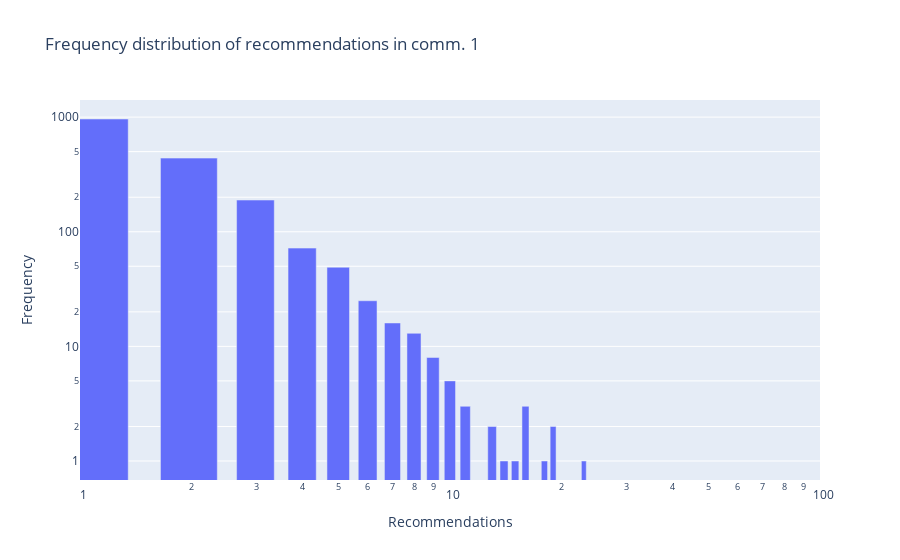

The code cell stored with this chart in its notebook:
### Code cell
#distribution per frequency
RecommendationFreq = pd.DataFrame(columns=['Recommendations', 'Frequency'])
for count, el in enumerate(cntBookdealer.most_common()):
    new_row = {'Recommendations': el[0], 'Frequency': el[1]}
    RecommendationFreq = RecommendationFreq.append(new_row, ignore_index=True)

fig3 = px.bar(RecommendationFreq, x="Recommendations", y="Frequency", title = 'Frequency distribution of recommendations in comm. 1', log_x = True, log_y= True)
fig3.update_layout(bargap=0.3)
fig3.update_xaxes(
    range=[0, 2],  # sets the range of xaxis
)
fig3.show()

### Figure 1 — Plotly figure (JSON) as saved in the notebook; plotly's stock layout.template omitted (floating-point values rounded to 4 significant figures)
{"data": [{"alignmentgroup": "True", "hovertemplate": "Recommendations=%{x}<br>Frequency=%{y}<extra></extra>", "legendgroup": "", "marker": {"color": "#636efa", "pattern": {"shape": ""}}, "name": "", "offsetgroup": "", "orientation": "v", "showlegend": false, "textposition": "auto", "x": [1.0, 2.0, 3.0, 4.0, 5.0, 6.0, 7.0, 8.0, 9.0, 10.0, 16.0, 11.0, 19.0, 13.0, 23.0, 18.0, 15.0, 14.0], "xaxis": "x", "y": [963.0, 439.0, 189.0, 72.0, 49.0, 25.0, 16.0, 13.0, 8.0, 5.0, 3.0, 3.0, 2.0, 2.0, 1.0, 1.0, 1.0, 1.0], "yaxis": "y", "type": "bar"}], "layout": {"xaxis": {"anchor": "y", "domain": [0.0, 1.0], "title": {"text": "Recommendations"}, "type": "log", "range": [0, 2]}, "yaxis": {"anchor": "x", "domain": [0.0, 1.0], "title": {"text": "Frequency"}, "type": "log"}, "legend": {"tracegroupgap": 0}, "title": {"text": "Frequency distribution of recommendations in comm. 1"}, "barmode": "relative", "bargap": 0.3}}
